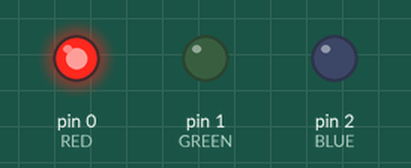
A sketch run on a simulated Arduino Uno, built with avr-gcc and run on an emulated ATmega328P. On the bench: output pins drawn as LEDs (lit = HIGH).

Above: at 0.5 s.
At 1.5 s:
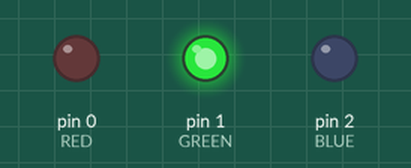
At 5.5 s:
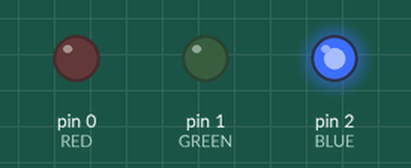
Timing chart, 0 to 6.9 s (numbered marks = the images above):
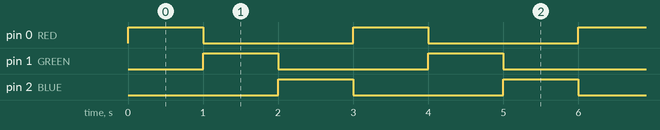

Measured:
- by itself, pin 0 (RED), pin 1 (GREEN), pin 2 (BLUE): alternates HIGH for 1.0 s and LOW for 2.0 s
- by itself, everything shown: repeats every 3.0 s, in 4 steps

The sketch:

task-01.ino
```cpp
#define RED 0
#define GREEN 1
#define BLUE 2

uint8_t colors[] = {RED, GREEN, BLUE};
uint8_t size = (sizeof(colors) / sizeof(*colors));

void setup() {
    pinMode(RED, OUTPUT);
    pinMode(GREEN, OUTPUT);
    pinMode(BLUE, OUTPUT);
}

void loop() {
    for (uint8_t index = 0; index < size; index++) {
        digitalWrite(colors[index], HIGH);

        delay(1000);

        digitalWrite(colors[index], LOW);
    }
}
```
